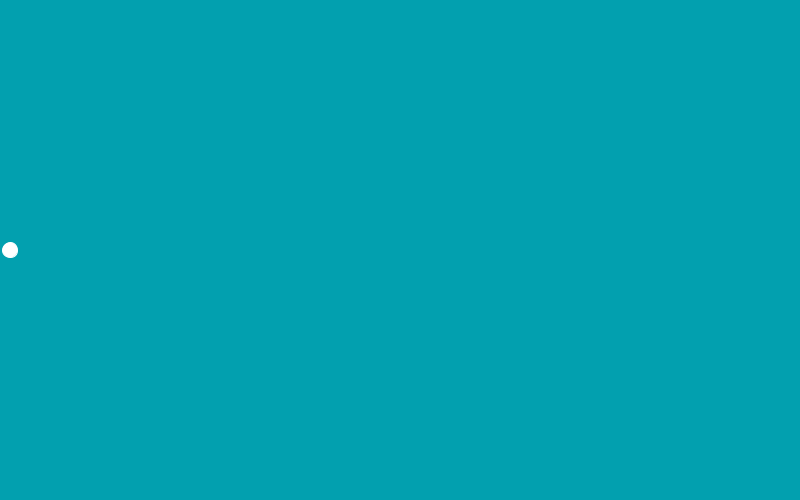
Frame 1 (no input)
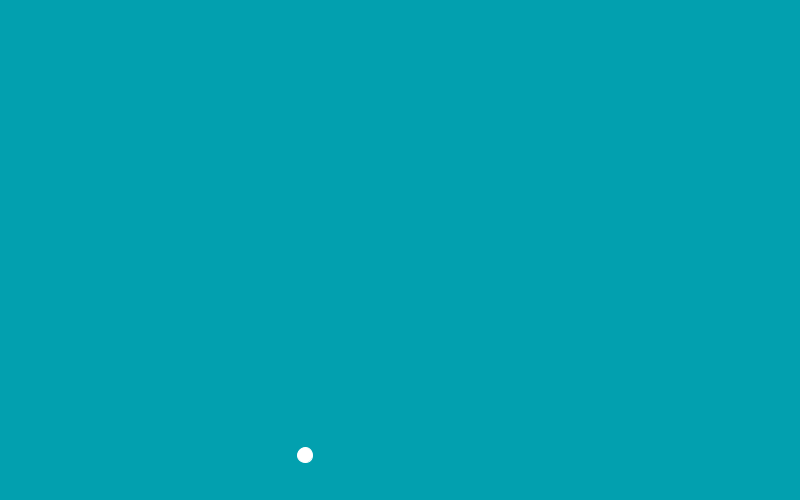
Frame 60 (the mouse pressed at the canvas centre just before this capture)
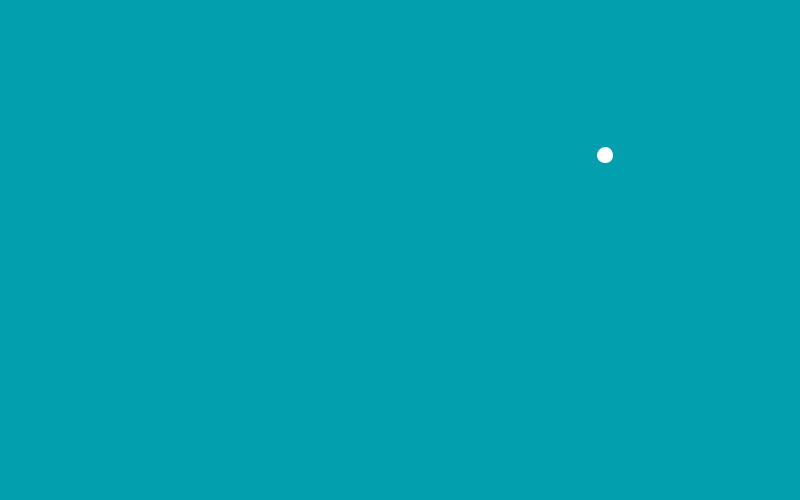
Frame 120 (the mouse held since frame 60 and released just before this capture)

The Processing sketch that drew these frames (run headless with seeded random() and noise(); from frame 60 on, the mouse is pressed at the canvas centre):

// Processing sketch: PONG
// ── PONG.pde
void setup(){
  size(800, 500);
}
 int x=10;
  int y=250;
  int xspeed=5;
  int yspeed=5;
void draw(){
  background(2, 160, 175);
fill(255, 255, 255);
stroke(255, 255, 255);
ellipse(x, y, 15, 15);
 x+=xspeed;
 y+=yspeed;
 if(x>=width||x<=0){
   xspeed=-xspeed;
 }
 if(y>=height||y<=0){
   yspeed=-yspeed;
 }
}
